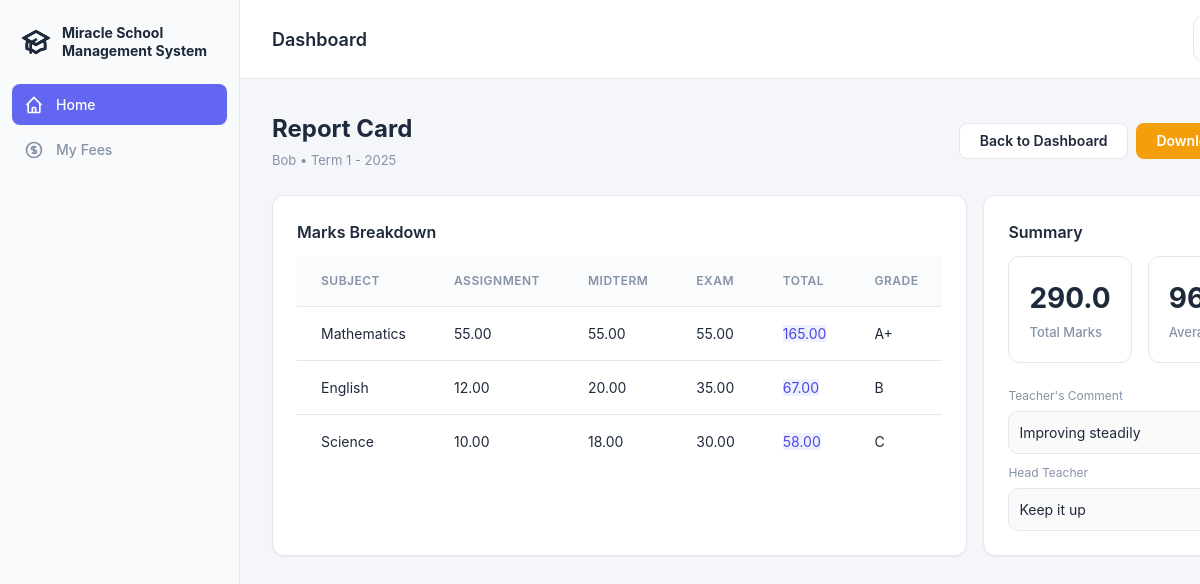
Page /student/report/1/ (signed in) on the committed database.
### school/models.py (models this page shows, shortened)
class Student(models.Model):
    user = models.OneToOneField(User, on_delete=models.CASCADE)
    admission_number = models.CharField(max_length=20, unique=True)
    student_class = models.ForeignKey(Class, on_delete=models.SET_NULL, null=True)
    date_of_birth = models.DateField()
    guardian_name = models.CharField(max_length=100)
    guardian_phone = models.CharField(max_length=15)
    photo = models.ImageField(upload_to='students/photos/', blank=True, null=True)
    is_graduated = models.BooleanField(default=False)
    graduation_year = models.CharField(max_length=9, blank=True, null=True)
    class Meta:
        db_table = 'students'

class User(AbstractUser):
    USER_TYPE_CHOICES = (
        ('admin', 'Administrator'),
        ('teacher', 'Teacher'),
        ('student', 'Student'),
        ('bursar', 'Bursar'),
    )
    user_type = models.CharField(max_length=10, choices=USER_TYPE_CHOICES)
    phone = models.CharField(max_length=15, blank=True, null=True)
    address = models.TextField(blank=True, null=True)
    class Meta:
        db_table = 'users'

class Term(models.Model):
    TERM_CHOICES = (
        ('1', 'Term 1'),
        ('2', 'Term 2'),
        ('3', 'Term 3'),
    )
    term = models.CharField(max_length=1, choices=TERM_CHOICES)
    academic_year = models.CharField(max_length=9)
    start_date = models.DateField()
    end_date = models.DateField()
    is_active = models.BooleanField(default=False)
    def __str__(self):
        return f"Term {self.term} - {self.academic_year}"
    class Meta:
        db_table = 'terms'
        unique_together = ['term', 'academic_year']

class Mark(models.Model):
    student = models.ForeignKey(Student, on_delete=models.CASCADE)
    subject = models.ForeignKey(Subject, on_delete=models.CASCADE)
    term = models.ForeignKey(Term, on_delete=models.CASCADE)
    class_assigned = models.ForeignKey(Class, on_delete=models.CASCADE)
    teacher = models.ForeignKey(Teacher, on_delete=models.SET_NULL, null=True)
    assignment_marks = models.DecimalField(max_digits=5, decimal_places=2,
                                          validators=[MinValueValidator(0), MaxValueValidator(20)],
                                          default=0)
    midterm_marks = models.DecimalField(max_digits=5, decimal_places=2,
                                       validators=[MinValueValidator(0), MaxValueValidator(30)],
                                       default=0)
    exam_marks = models.DecimalField(max_digits=5, decimal_places=2,
                                    validators=[MinValueValidator(0), MaxValueValidator(50)],
                                    default=0)
    total_marks = models.DecimalField(max_digits=5, decimal_places=2, default=0)
    grade = models.CharField(max_length=2, blank=True)
    created_at = models.DateTimeField(auto_now_add=True)
    updated_at = models.DateTimeField(auto_now=True)
    class Meta:
        db_table = 'marks'
        unique_together = ['student', 'subject', 'term', 'class_assigned']

class Subject(models.Model):
    name = models.CharField(max_length=100)
    code = models.CharField(max_length=10, unique=True)
    description = models.TextField(blank=True)
    class Meta:
        db_table = 'subjects'

class Comment(models.Model):
    student = models.ForeignKey(Student, on_delete=models.CASCADE)
    term = models.ForeignKey(Term, on_delete=models.CASCADE)
    teacher = models.ForeignKey(Teacher, on_delete=models.SET_NULL, null=True, blank=True)
    class_teacher_comment = models.TextField()
    headteacher_comment = models.TextField(blank=True)
    created_at = models.DateTimeField(auto_now_add=True)
    updated_at = models.DateTimeField(auto_now=True)
    class Meta:
        db_table = 'comments'
        unique_together = ['student', 'term']

### school/views.py (the view)
# urls.py: path('student/report/<int:term_id>/', views.view_report, name='view_report'),
@login_required
@user_passes_test(is_student)
def view_report(request, term_id):
    student = Student.objects.get(user=request.user)
    term = get_object_or_404(Term, id=term_id)
    marks = Mark.objects.filter(
        student=student,
        term=term
    ).select_related('subject')
    comment = Comment.objects.filter(student=student, term=term).first()
    total_marks = marks.aggregate(Sum('total_marks'))['total_marks__sum'] or 0
    average = marks.aggregate(Avg('total_marks'))['total_marks__avg'] or 0
    context = {
        'student': student,
        'term': term,
        'marks': marks,
        'comment': comment,
        'total_marks': total_marks,
        'average': round(average, 2)
    }
    return render(request, 'student/report.html', context)

### school/views.py (called while the page is built)
def is_student(user):
    return user.user_type == 'student'

### school/templates/student/report.html (shortened to what this page needs)
{% extends 'base_dashboard.html' %}
{% block content %}
  <div class="content-header">
    <div>
      <h1 class="content-title">Report Card</h1>
      <p class="content-subtitle">{{ student.user.get_full_name }} • {{ term }}</p>
    </div>
    <div style="display:flex;gap:8px;flex-wrap:wrap">
      <a class="btn btn-outline" href="{% url 'student_dashboard' %}">Back to Dashboard</a>
      <a class="btn btn-warning" href="/report/pdf/{{ student.id }}/{{ term.id }}/" target="_blank" rel="noopener">Download PDF</a>
    </div>
  </div>
  <div class="grid" style="display:grid;grid-template-columns:2fr 1fr;gap:16px">
    <div class="card">
      <h3 style="margin-bottom:12px;font-size:16px;font-weight:600">Marks Breakdown</h3>
      <table>
        <thead>
          <tr>
            <th>Subject</th>
            <th>Assignment</th>
            <th>Midterm</th>
            <th>Exam</th>
            <th>Total</th>
            <th>Grade</th>
          </tr>
        </thead>
        <tbody>
          {% for m in marks %}
            <tr>
              <td style="text-align:left">{{ m.subject.name }}</td>
              <td>{{ m.assignment_marks }}</td>
              <td>{{ m.midterm_marks }}</td>
              <td>{{ m.exam_marks }}</td>
              <td><span class="badge" style="background:#eef2ff;color:#4f46e5">{{ m.total_marks }}</span></td>
              <td>{{ m.grade }}</td>
            </tr>
          {% empty %}
            <tr><td colspan="6" style="text-align:center;color:var(--muted);padding:12px">No marks recorded for this term.</td></tr>
          {% endfor %}
        </tbody>
      </table>
    </div>
    <div class="card">
      <h3 style="margin-bottom:12px;font-size:16px;font-weight:600">Summary</h3>
      <div class="stats-grid" style="grid-template-columns:1fr 1fr">
        <div class="stat-card">
          <div class="stat-value">{{ total_marks|default:0|floatformat:1 }}</div>
          <div class="stat-label">Total Marks</div>
        </div>
        <div class="stat-card">
          <div class="stat-value">{{ average|default:0|floatformat:1 }}</div>
          <div class="stat-label">Average</div>
        </div>
      </div>
      {% if comment %}
        <div style="margin-top:12px">
          <div style="font-size:12px;color:var(--muted);margin-bottom:6px">Teacher's Comment</div>
          <div style="border:1px solid var(--border);border-radius:10px;padding:10px;background:#fafafa">{{ comment.class_teacher_comment }}</div>
          <div style="font-size:12px;color:var(--muted);margin:10px 0 6px">Head Teacher</div>
          <div style="border:1px solid var(--border);border-radius:10px;padding:10px;background:#fafafa">{{ comment.headteacher_comment|default:'N/A' }}</div>
        </div>
      {% endif %}
    </div>
  </div>
{% endblock %}

### school/static/css/style.css (style rules this page uses)
:root { --bg:#f4f6fa; --card:#ffffff; --muted:#8692a6; --text:#1e293b; --accent:#6366f1; --border:#e2e8f0; --sidebar:#f8fafc; --sidebar-active:#6366f1; --table:#ffffff; --purple:#8b5cf6; --green:#10b981; --orange:#f59e0b; --red:#ef4444 }
* { box-sizing:border-box;margin:0;padding:0 }
html,body { height:100%;overflow-x:hidden }
body { margin:0;background:var(--bg);color:var(--text);font:14px/1.5 -apple-system,BlinkMacSystemFont,"Segoe UI",Roboto,"Helvetica Neue",Arial,sans-serif }
.content-header { display:flex;justify-content:space-between;align-items:center;margin-bottom:24px }
.content-title { font-size:24px;font-weight:700;color:var(--text) }
.content-subtitle { color:var(--muted);font-size:13px;margin-top:4px }
.card { background:var(--card);border:1px solid var(--border);border-radius:12px;padding:24px;box-shadow:0 1px 2px rgba(0,0,0,0.05) }
.stats-grid { display:grid;grid-template-columns:repeat(auto-fit,minmax(200px,1fr));gap:16px;margin-bottom:24px }
.stat-card { background:#fff;border:1px solid var(--border);border-radius:12px;padding:20px }
.stat-value { font-size:28px;font-weight:700;color:var(--text);margin-bottom:4px }
.stat-label { font-size:13px;color:var(--muted);font-weight:500 }
.btn { display:inline-flex;align-items:center;gap:6px;background:var(--accent);color:#fff;border:none;border-radius:8px;padding:10px 20px;text-decoration:none;cursor:pointer;font-size:14px;font-weight:600;line-height:1;transition:.2s }
.btn-outline { background:#fff;color:var(--text);border:1px solid var(--border) }
.btn-warning { background:var(--orange);color:#fff }
table { width:100%;border-collapse:collapse }
th,td { padding:16px 24px;text-align:left;border-bottom:1px solid var(--border) }
th { background:#fafbfc;font-weight:600;font-size:12px;color:var(--muted);text-transform:uppercase;letter-spacing:0.5px }
td { color:var(--text);font-size:14px }
tr:last-child td { border-bottom:none }

### rows in the picture
Student: user.get_full_name "Bob"
Term: term+academic_year "Term 1 - 2025"
Mark: subject.name "Mathematics", assignment_marks "55.00", midterm_marks "55.00", exam_marks "55.00", total_marks "165.00", grade "A+"
Mark: subject.name "English", assignment_marks "12.00", midterm_marks "20.00", exam_marks "35.00", total_marks "67.00", grade "B"
Mark: subject.name "Science", assignment_marks "10.00", midterm_marks "18.00", exam_marks "30.00", total_marks "58.00", grade "C"
Comment: class_teacher_comment "Improving steadily", headteacher_comment "Keep it up"

### other values in the picture
{{ total_marks|default:0|floatformat:1 }} "290.0"
